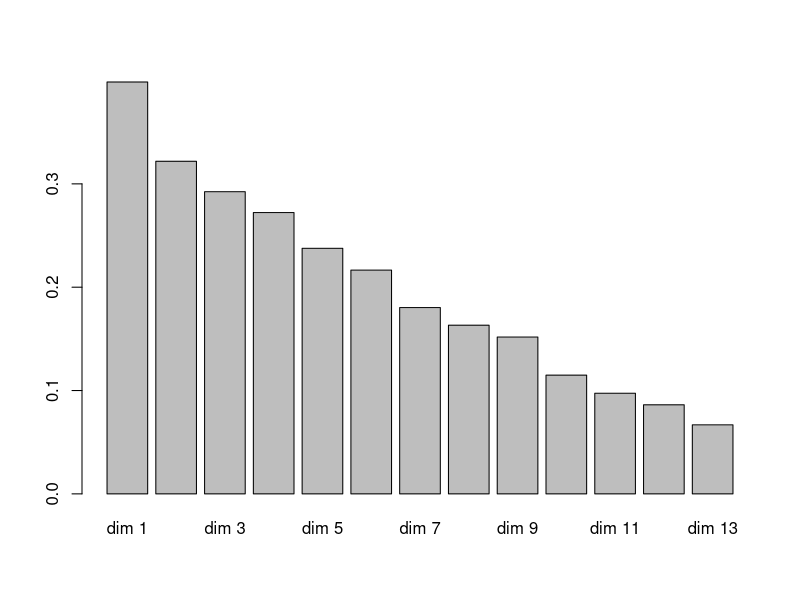
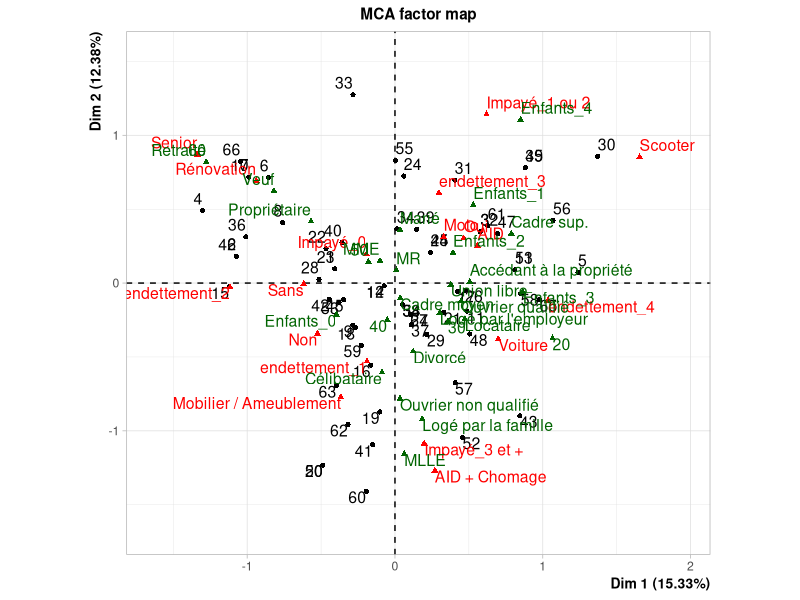
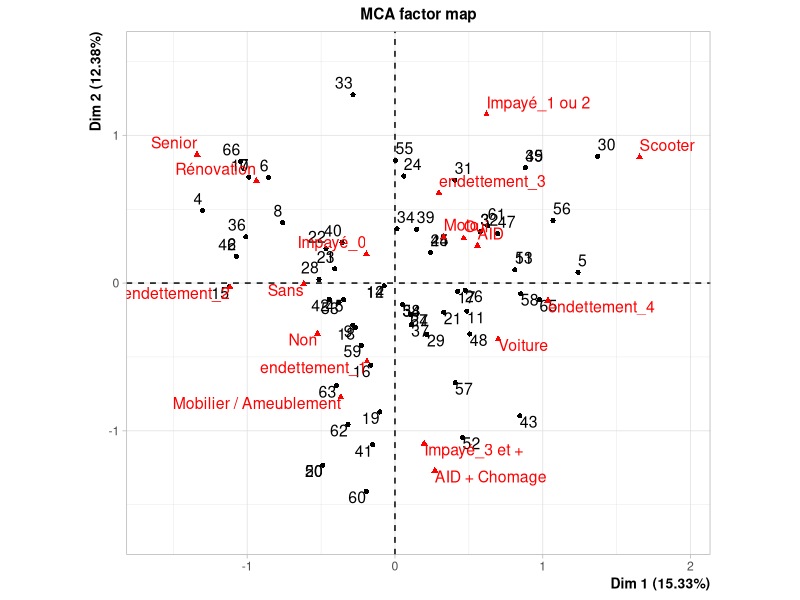
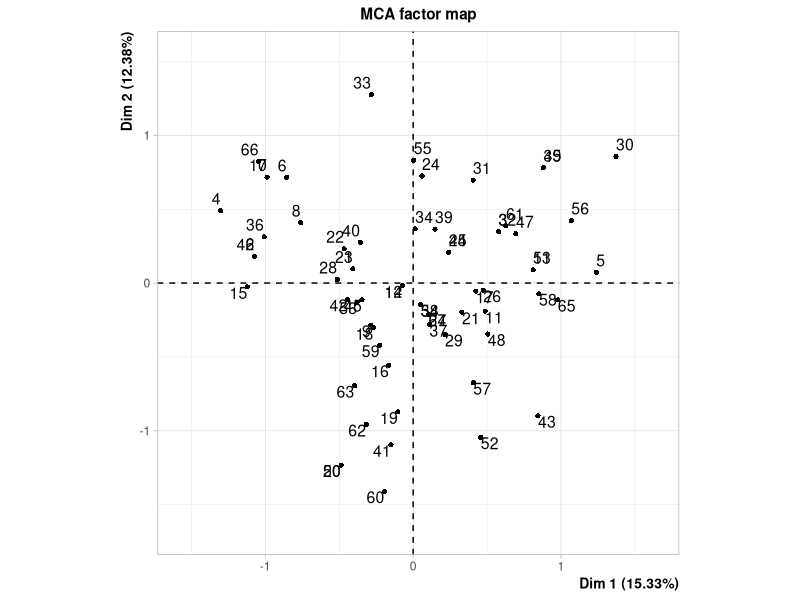
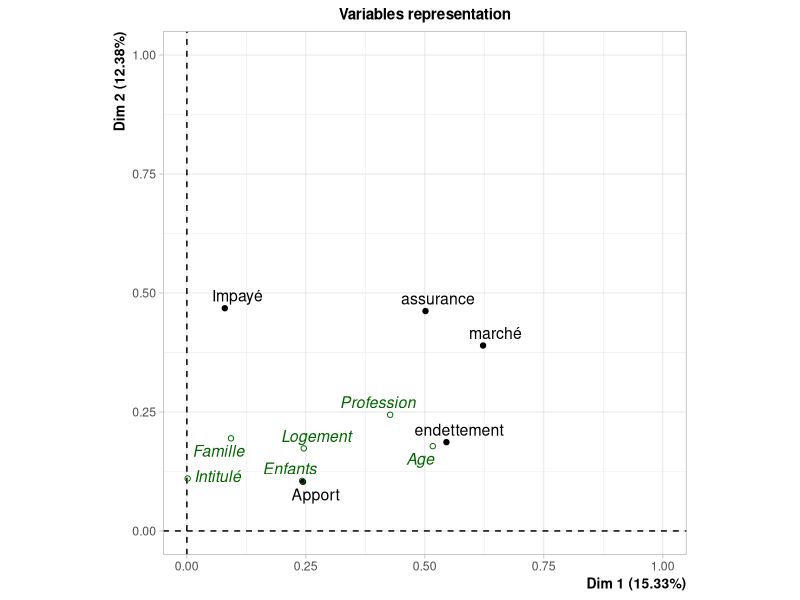
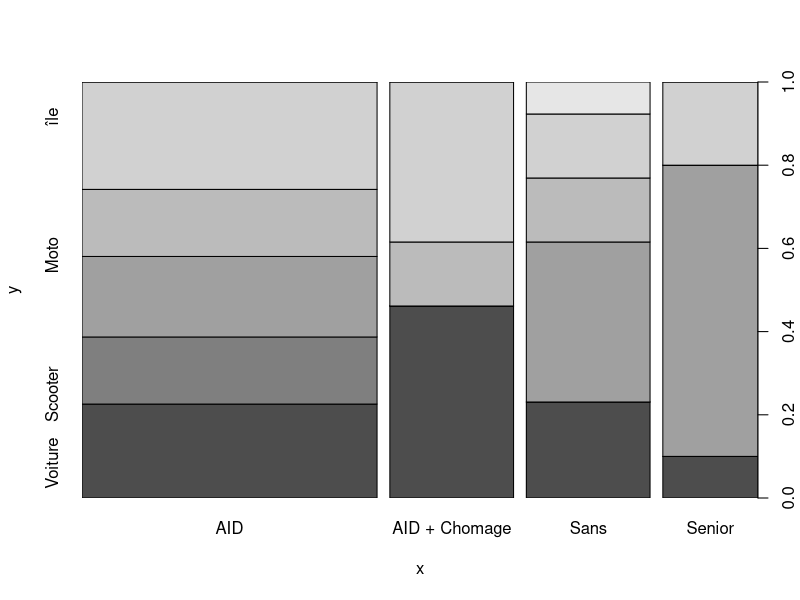
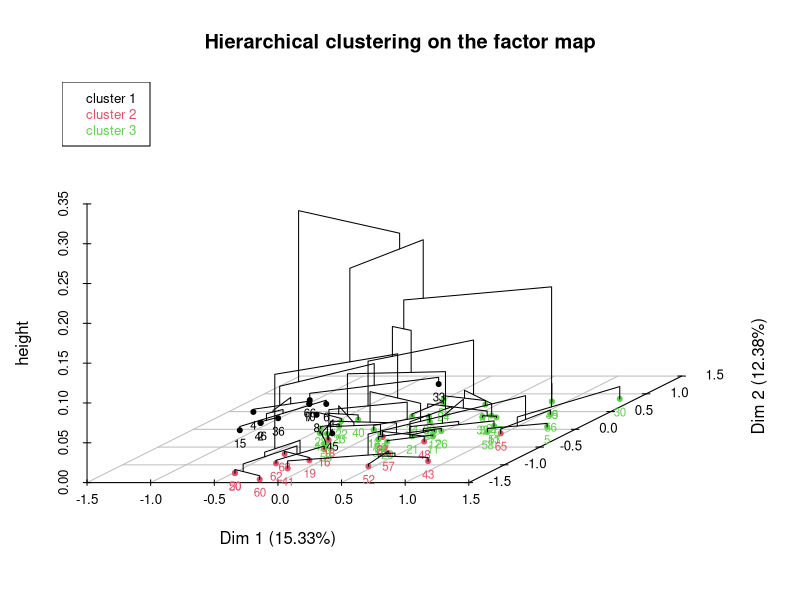

These figures' R source, in order:
## ---- chunk 1
library(FactoMineR)
credit0 <- read.csv(file("./credit.csv"),header=TRUE,sep=";",row.names=1)
credit <- credit0[-68,c(1,2,3,10,11,4,5,6,7,8,9)]
summary(credit)
for (i in 1:ncol(credit)) credit[,i] <- factor(as.character(credit[,i]))
attach(credit)
summary(credit)
## ---- chunk 2
help(MCA)
# res.MCA=MCA(credit,quali.sup=6:11)
res.MCA <- MCA(credit[-67,],quali.sup=6:11,graph=FALSE)

res.MCA$eig
barplot(res.MCA$eig[,1])
## ---- chunk 3
help(plot.MCA)
plot.MCA(res.MCA, choix="ind", col.ind="black")
plot.MCA(res.MCA, choix="ind", invisible=c("quali.sup","ind.sup"),
col.ind="black")
plot.MCA(res.MCA, choix="ind", invisible=c("var","quali.sup","ind.sup"),
col.ind="black")
plot.MCA(res.MCA, choix="var", col.var="black")
## ---- chunk 4
nbvar <- 5
variable <- NULL
for (i in 1:nbvar) {
  variable <- c(variable, rep(names(credit)[i], length(unique(factor(as.character(credit[-67, i]))))))
}

ctr <- res.MCA$var$contrib

# Somme des contributions par variable sur l’axe 1
contrib_axe1 <- tapply(ctr[,1], variable, sum)

# Somme des contributions par variable sur l’axe 2
contrib_axe2 <- tapply(ctr[,2], variable, sum)

# Rapport de corrélation par rapport à l’axe 1
correlation_axe1 <- contrib_axe1 * nbvar * res.MCA$eig[1,1]

# Rapport de corrélation par rapport à l’axe 2
correlation_axe2 <- contrib_axe2 * nbvar * res.MCA$eig[2,1]

list(Axe1 = contrib_axe1, Corr_Axe1 = correlation_axe1,
     Axe2 = contrib_axe2, Corr_Axe2 = correlation_axe2)

## ---- chunk 5
# Contributions au axes #
round(res.MCA$var$contrib[rev(order(res.MCA$var$contrib[,1])),1],2)
round(res.MCA$var$contrib[rev(order(res.MCA$var$contrib[,2])),2],2)
## ---- chunk 6
plot(assurance,marché)
conting <- table(assurance,marché)
conting
## ---- chunk 7
Test <- chisq.test(conting,correct=FALSE)
Test$expected # Expected Counts
Test
round(Test$residuals^2, 2)
## ---- chunk 8
res.MCA$quali.sup
## ---- chunk 9
age <- credit[,11]
cat <- levels(age)
col <- c("blue","green","yellow","red","black")
colAge <- rep("blue",length(age))
for (i in 2:length(cat)) {
id <- credit[,11]==cat[i]
colAge[id] <- col[i]
}
# plot.MCA(res.MCA, choix="ind", invisible=c("var","quali.sup","ind.sup"),col.ind=colAge)
## ---- chunk 10
dimdesc(res.MCA)
## ---- chunk 11
res.HCPC <- HCPC(res.MCA, graph = FALSE)  # J'ai rajouter cette ligne car je travaille sur rmd, ainsi cela permet de ne pas afficher le graphique interactif
plot(res.HCPC)
